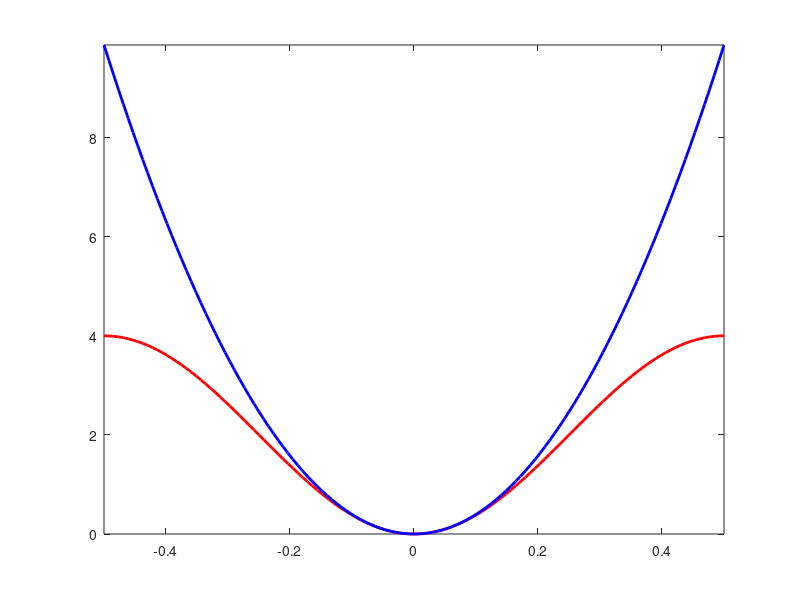

The MATLAB script that drew this image:
%%
% test for finite difference laplacian

N = 128;

x = -N/2:N/2;
clf; hold on;
plot( x/N, 4*sin(pi*x/N).^2, 'r', 'LineWidth', 2 );
plot( x/N, (2*pi*x/N).^2, 'b', 'LineWidth', 2 );
axis tight; box on;
